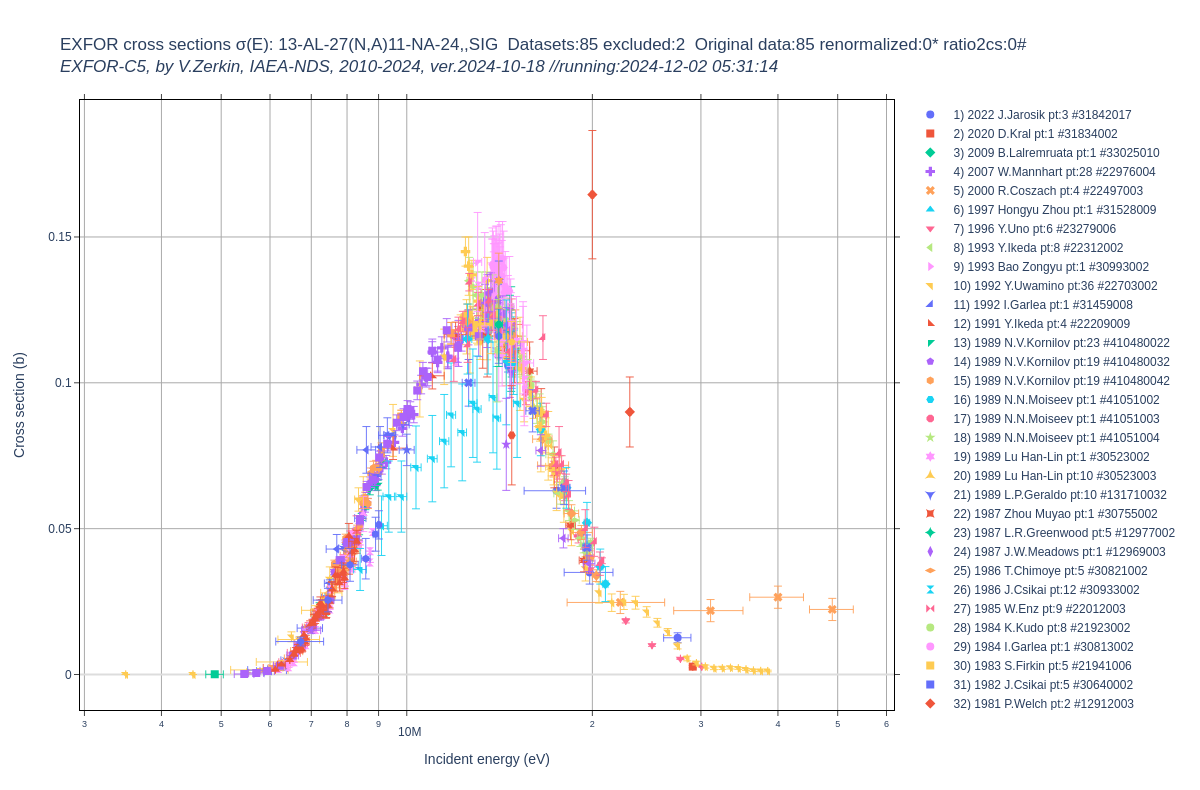

Recreate this plot in Python.
"""
 ***********************************************************************************
 * Copyright (C) 2021-2023 International Atomic Energy Agency (IAEA)               *
 *-----------------------------------------------------------------------------    *
 * Permission is hereby granted, free of charge, to any person obtaining a copy    *
 * of this software and associated documentation files (the "Software"), to deal   *
 * in the Software without restriction, including without limitation the rights    *
 * to use, copy, modify, merge, publish, distribute, sublicense, and/or sell       *
 * copies of the Software, and to permit persons to whom the Software is furnished *
 * to do so, subject to the following conditions:                                  *
 *                                                                                 *
 * The above copyright notice and this permission notice shall be included in all  *
 * copies or substantial portions of the Software.                                 *
 *                                                                                 *
 * THE SOFTWARE IS PROVIDED "AS IS", WITHOUT WARRANTY OF ANY KIND, EXPRESS OR      *
 * IMPLIED, INCLUDING BUT NOT LIMITED TO THE WARRANTIES OF MERCHANTABILITY,        *
 * FITNESS FOR A PARTICULAR PURPOSE AND NONINFRINGEMENT. IN NO EVENT SHALL THE     *
 * AUTHORS OR COPYRIGHT HOLDERS BE LIABLE FOR ANY CLAIM, DAMAGES OR OTHER          *
 * LIABILITY, WHETHER IN AN ACTION OF CONTRACT, TORT OR OTHERWISE, ARISING FROM,   *
 * OUT OF OR IN CONNECTION WITH THE SOFTWARE OR THE USE OR OTHER DEALINGS IN       *
 * THE SOFTWARE.                                                                   *
 *                                                                                 *
 *-----------------------------------------------------------------------------    *
 *   AUTHOR:                                                                       *
 *   Viktor Zerkin, PhD                                                            *
 *   e-mail: V.Zerkin@iaea.org                                                     *
 *   International Atomic Energy Agency                                            *
 *   Nuclear Data Section, P.O.Box 100                                             *
 *   Wagramerstrasse 5, Vienna A-1400, AUSTRIA                                     *
 *   Phone: +43 1 2600 21714; Fax: +43 1 26007                                     *
 *                                                                                 *
 ***********************************************************************************
"""

import datetime
import json
import sys
sys.path.append('./')
from c5subr import *
from c5file import *
import plotly
from plotly.graph_objs import Scatter, Layout 
from pprint import pprint

print("Program: c5data1.py, ver.2024-10-18")
print("Author:  V.Zerkin, IAEA, Vienna, 2023-2024")
print("Purpose: find datasets by reaction, load C5-file, extract data, plot by Plotly\n")

ct=str(datetime.datetime.now())[:19]
print("Running: "+ct+"\n")
#input("Press the <ENTER> key to continue...")

base='./'

def sort_ya1(ds):
    rr=str(ds['year1'])+','+ds['author1']
    return rr

#reacode='13-AL-27(N,TOT),,SIG'
#reacode='13-AL-27(N,G)13-AL-28,,SIG'
reacode='13-AL-27(N,A)11-NA-24,,SIG'
#reacode='93-NP-237(A,2N)95-AM-239,,SIG'
#reacode='25-MN-55(N,A)23-V-52,,SIG'

print('\n#_________________Read full list of Datasets_________________')
datasets=read_csv_file("C5-Datasets.csv")
nDatasets=len(datasets)
print('-0-Datasets:'+str(nDatasets))

print('\n#_________________Filter Datasets: select needed and valid_________________')
datasets=filter_datasets(datasets,'ReactionCode',reacode)
n1=nDatasets=len(datasets)
print('-1-Datasets:'+str(nDatasets))
datasets=not_filter_datasets(datasets,'x4status','SPSDD')
datasets=not_filter_datasets(datasets,'x4status','PRELIM')
n2=nDatasets=len(datasets)
print('-2-Datasets:'+str(nDatasets))
if (nDatasets<=0):
    print("---No data found---")
    sys.exit(2)
with open('data1lst.json','w') as outfile: json.dump(datasets,outfile,indent=2)

xtitle='Incident energy (eV)'
ytitle='Cross section (b)'

print('\n#_________________Extract data from C5 files_________________')
dss=[];ii=0
printData=False
for dataset in datasets:
    c5file=base+dataset['c5file']
    DatasetID=dataset['DatasetID']
#tst    if DatasetID!='31842017': continue  #test
#    print(str(ii+1)+')\tFile:'+c5file+' Dataset:'+DatasetID)
    ds=readC5fileDataset(c5file,DatasetID)
    if ds is None: continue
    print(str(ii+1)+') File:'+c5file+' Dataset:'+DatasetID
	+' '+str(ds['year1'])+' '+ds['author1'].title()
	+' #dataPoints:'+str(len(ds['dataLines'])))
    exctractC5Data(ds)
    if printData:
        print('	Energy:	',ds['data'][0])
        print('	dEnergy:',ds['data'][1])
        print('	Data:   ',ds['data'][2])
        print('	dData:  ',ds['data'][3])
    ds['y']=ds['data'][2]
    ds['dy']=ds['data'][3]
    ds['x']=ds['data'][0]
    ds['dx']=ds['data'][1]
    ds['x4lbl']=str(ds['year1'])+' '+ds['author1'].title()
    dss.append(ds)
    ii+=1
dss=sorted(dss,key=sort_ya1,reverse=True)

print('\n#_________________Preparing EXFOR data for plot_________________')
data1=[]; ii=0; iorig=0; irenorm=0; iratio=0
for ds in dss:
    tr=Scatter(x=ds['x'],y=ds['y']
	,text=ds['x4lbl']
	,name=str(ii+1)+') '+ds['x4lbl']+' pt:'+str(len(ds['x']))+' #'+ds['DatasetID']
	,marker_symbol=str(ii%33)
	,marker_size=8
	,mode="markers"
	)
    if (ds['dy'] is not None): tr.error_y=dict(type='data',array=ds['dy'],visible=True,thickness=0.9)
    if (ds['dy'] is not None): tr.error_x=dict(type='data',array=ds['dx'],visible=True,thickness=0.9)
    if (ds['x4lbl'].find('*')>0):
        tr.marker.line=dict(color='Black',width=0.8)
        tr.name='*'+tr.name
        irenorm+=1
    elif (ds['x4lbl'].find('#')>0):
        tr.marker.line=dict(color='Red',width=1.2)
        tr.name='#'+tr.name
        iratio+=1
    else:
        tr.name=' '+tr.name
        iorig+=1
    data1.append(tr)
    ii+=1
#    break

xtype='linear';ytype='linear'
xtype='log'#;ytype='log'
plotTitle=reacode;

print('\n#_________________Plot data from EXFOR_________________')
plot1={}
plot1['data']=data1
xaxis=dict(title=xtitle,showline=True,linecolor='black',ticks='outside'
,showgrid=True,gridcolor='#aaaaaa',type=xtype)
yaxis={'title':ytitle,'showline':True,'linecolor':'black'
	,'showgrid':True, 'gridcolor':'#aaaaaa','ticks':'outside','type':ytype
	,'zeroline':True, 'zerolinecolor':'#dddddd'#, 'zerolinewidth':0.1
}
xaxis['mirror']='ticks'; yaxis['mirror']='ticks' 

plot1['layout']=Layout(title='EXFOR cross sections \u03c3(E): '+plotTitle
#	+' #Total datasets:'+str(n2)
	+'  Datasets:'+str(n2)
	+' excluded:'+str(n1-n2) #superseded or withdrawn, and preliminary
	+'  Original data:'+str(iorig)
	+' renormalized:'+str(irenorm)+'*'
	+' ratio2cs:'+str(iratio)+'#'
	+'<br><i>EXFOR-C5, by V.Zerkin, IAEA-NDS, 2010-2024, ver.2024-10-18 //running:'+ct+'</i>'
	,xaxis=xaxis,yaxis=yaxis
	,plot_bgcolor='white'
	,legend=dict(traceorder="grouped")
)

outhtml='c5data1'
plotly.offline.plot(plot1,filename=outhtml+'.html')

print('\nProgram successfully completed')
